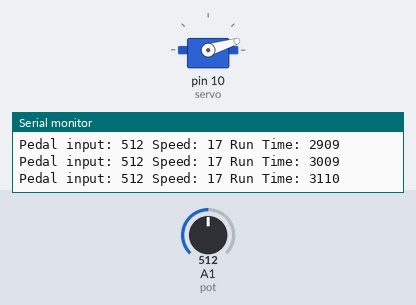
A sketch run on a simulated Arduino Uno, built with avr-gcc and run on an emulated ATmega328P. Shown: servo, the last lines printed to the serial monitor. The test bench sets the inputs (shaded band); at power-on: A1 (pot) = 512.

Above: at 3.2 s.
3.3 s: A1 (pot) set to 716
At 4.5 s:
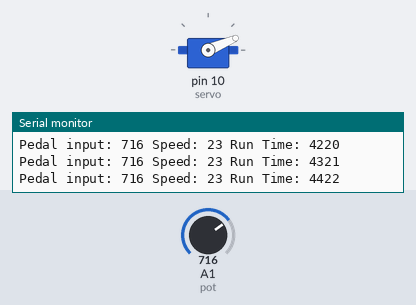
4.8 s: A1 (pot) set to 511
At 5.2 s:
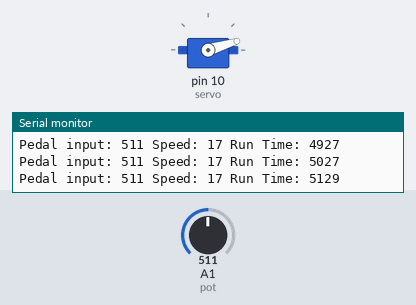
6.3 s: A1 (pot) set to 317
At 6.8 s:
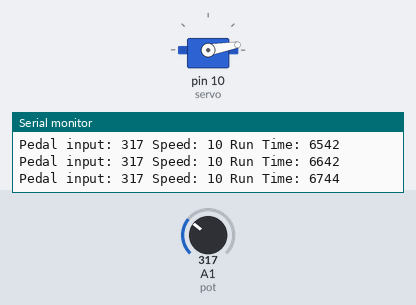
9.3 s: A1 (pot) set to 284
At 10.1 s:
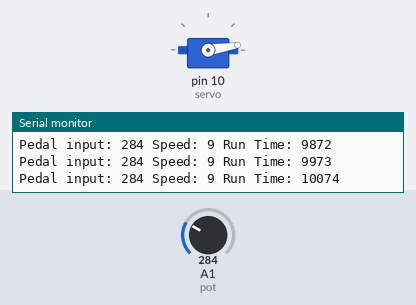
Timing chart, 0 to 12.3 s (numbered marks = the images above; inputs shaded):
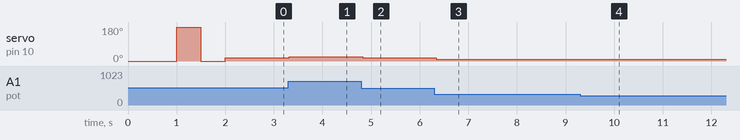

The sketch:

ESC_Controller_PotControlled.ino
```cpp
#include <Servo.h>

// setup servo library
Servo esc;  // create servo object to control a servo
                // a maximum of eight servo objects can be created

//setup position and speed variables
unsigned int speed_max; // variable to set servo speed
int button = 0; // emergency on or off variable
int baud = 9600; // set data transmission frequency

//setup analog and digital pins
int currsens = A0; // analog input from current sensor
int currValue = 0; //
int pot = A1; // analog input from potentiometer
int potValue = 0; // variable to store potentiometer (gas pedal) input
int servo = 10; // pin to connect to ESC orange line
int onoff = 8; // digital input for button

void setup()
{
  pinMode(pot,INPUT);
  pinMode(onoff, INPUT);
  pinMode(currsens, INPUT);
  esc.attach(servo);  // attaches the servo on pin 10 to the servo object
  //ESC needs a low high low signal to turn on
  esc.write(0);
  delay(1000);
  esc.write(180); //gives about 1/2 duty cycle. So I guess assume 360 means full duty cycle
  delay(500);
  esc.write(0);
  delay(500);
  Serial.begin(baud); //control speed through serial
  Serial.setTimeout(500); //Maximum time to wait for serial data set to 500ms (default is 1000ms)
  speed_max=1;
}

unsigned int num;
void loop()
{
    //Read pedal input and display
    potValue = analogRead(pot);
    Serial.print("Pedal input: ");
    Serial.print(potValue);

    //Read current sensor input

    if (millis() > 20000)
    {
    speed_max = 1;
    }

//  speed_max = analogRead(pot);
//  button = digitalRead(onoff);
//  int speed_act = (speed_max)/6; // adjusting the potentiometer input to servo input range (0 - 180 I believe) with a safety floor (the -100)s
//  Serial.print("Actual Input: ");
//  Serial.println(speed_act);
//  Serial.print("Pot Input: ");
//  Serial.println(speed_max);
//  Serial.print("button: ");
//  Serial.println(button);
//    if (button = 0)
//    {
//      if (speed_act > 90) // set a safety cap so the motor doesn't spin at more than 50%
//      {
//         esc.write(1);
//      }
//      else (speed_act >= 2)
//      {
//           esc.write(speed_act);
//      }
//    else
//    {
//      esc.write(1);
//    }
// Useful operation -- Debounce --

//  num = Serial.parseInt(); //Allow user to set speed via Serial Monitor

//  if (num != 0)
//  {
//    speed_max = num;
//  }
    speed_max = (potValue/30);
    Serial.print(" Speed: ");
    Serial.print(speed_max);
    Serial.print(" Run Time: ");
    Serial.println(millis());
    esc.write(speed_max);
    delay(100);
}
```

Measured:
- after the input at 3.3 s, servo on pin 10 (servo): 17° → 23° at once
- after the input at 4.8 s, servo on pin 10 (servo): 23° → 17° at once
- after the input at 6.3 s, servo on pin 10 (servo): 17° → 10° at once
- after the input at 9.3 s, servo on pin 10 (servo): 10° → 9° after 0.07 s
